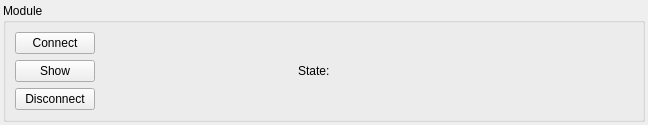
<?xml version="1.0" encoding="UTF-8"?>
<ui version="4.0">
 <class>module_widget</class>
 <widget class="QWidget" name="module_widget">
  <property name="geometry">
   <rect>
    <x>0</x>
    <y>0</y>
    <width>648</width>
    <height>120</height>
   </rect>
  </property>
  <property name="windowTitle">
   <string>stateWidget</string>
  </property>
  <layout class="QGridLayout" name="gridLayout">
   <property name="leftMargin">
    <number>3</number>
   </property>
   <property name="topMargin">
    <number>3</number>
   </property>
   <property name="rightMargin">
    <number>3</number>
   </property>
   <property name="bottomMargin">
    <number>3</number>
   </property>
   <property name="spacing">
    <number>2</number>
   </property>
   <item row="1" column="0">
    <widget class="QGroupBox" name="grpbox">
     <property name="font">
      <font>
       <weight>50</weight>
       <bold>false</bold>
      </font>
     </property>
     <property name="title">
      <string>Module</string>
     </property>
     <property name="checkable">
      <bool>false</bool>
     </property>
     <layout class="QGridLayout" name="gridLayout_2">
      <item row="1" column="0">
       <widget class="QPushButton" name="btn_showclose">
        <property name="maximumSize">
         <size>
          <width>80</width>
          <height>16777215</height>
         </size>
        </property>
        <property name="text">
         <string>Show</string>
        </property>
       </widget>
      </item>
      <item row="1" column="4">
       <spacer name="horizontalSpacer">
        <property name="orientation">
         <enum>Qt::Horizontal</enum>
        </property>
        <property name="sizeType">
         <enum>QSizePolicy::Expanding</enum>
        </property>
        <property name="sizeHint" stdset="0">
         <size>
          <width>20</width>
          <height>20</height>
         </size>
        </property>
       </spacer>
      </item>
      <item row="1" column="5">
       <widget class="QLabel" name="label_2">
        <property name="text">
         <string>State:</string>
        </property>
       </widget>
      </item>
      <item row="1" column="7">
       <spacer name="horizontalSpacer_3">
        <property name="orientation">
         <enum>Qt::Horizontal</enum>
        </property>
        <property name="sizeHint" stdset="0">
         <size>
          <width>40</width>
          <height>20</height>
         </size>
        </property>
       </spacer>
      </item>
      <item row="1" column="6">
       <widget class="QLabel" name="lbl_state">
        <property name="minimumSize">
         <size>
          <width>100</width>
          <height>0</height>
         </size>
        </property>
        <property name="text">
         <string>&lt;state&gt;</string>
        </property>
       </widget>
      </item>
      <item row="0" column="0">
       <widget class="QPushButton" name="btn_connect">
        <property name="text">
         <string>Connect</string>
        </property>
       </widget>
      </item>
      <item row="2" column="0">
       <widget class="QPushButton" name="btn_disconnect">
        <property name="text">
         <string>Disconnect</string>
        </property>
       </widget>
      </item>
     </layout>
    </widget>
   </item>
  </layout>
 </widget>
 <resources/>
 <connections/>
</ui>
